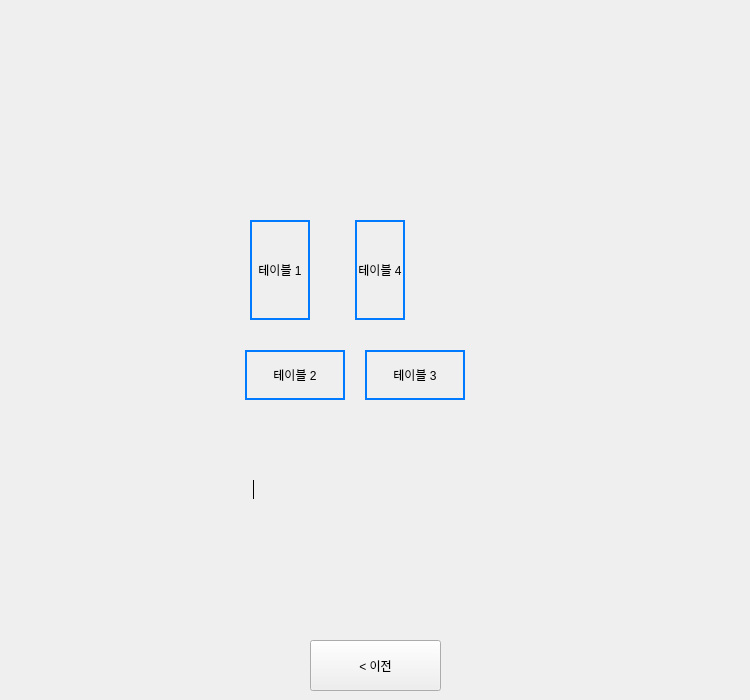
    <widget class="QWidget" name="page_2">
     <widget class="QLabel" name="label_10">
      <property name="geometry">
       <rect>
        <x>365</x>
        <y>350</y>
        <width>100</width>
        <height>50</height>
       </rect>
      </property>
      <property name="styleSheet">
       <string notr="true">border: 2px solid #007bff; /* 파란색 테두리 */</string>
      </property>
      <property name="text">
       <string>테이블 3</string>
      </property>
      <property name="alignment">
       <set>Qt::AlignCenter</set>
      </property>
     </widget>
     <widget class="QLabel" name="label_9">
      <property name="geometry">
       <rect>
        <x>245</x>
        <y>350</y>
        <width>100</width>
        <height>50</height>
       </rect>
      </property>
      <property name="styleSheet">
       <string notr="true">border: 2px solid #007bff; /* 파란색 테두리 */</string>
      </property>
      <property name="text">
       <string>테이블 2</string>
      </property>
      <property name="alignment">
       <set>Qt::AlignCenter</set>
      </property>
     </widget>
     <widget class="QLabel" name="label_8">
      <property name="geometry">
       <rect>
        <x>250</x>
        <y>220</y>
        <width>60</width>
        <height>100</height>
       </rect>
      </property>
      <property name="styleSheet">
       <string notr="true">border: 2px solid #007bff; /* 파란색 테두리 */</string>
      </property>
      <property name="text">
       <string>테이블 1</string>
      </property>
      <property name="alignment">
       <set>Qt::AlignCenter</set>
      </property>
      <property name="wordWrap">
       <bool>true</bool>
      </property>
     </widget>
     <widget class="QLabel" name="label_11">
      <property name="geometry">
       <rect>
        <x>355</x>
        <y>220</y>
        <width>50</width>
        <height>100</height>
       </rect>
      </property>
      <property name="styleSheet">
       <string notr="true">border: 2px solid #007bff; /* 파란색 테두리 */</string>
      </property>
      <property name="text">
       <string>테이블 4</string>
      </property>
      <property name="alignment">
       <set>Qt::AlignCenter</set>
      </property>
      <property name="wordWrap">
       <bool>true</bool>
      </property>
     </widget>
     <widget class="QPushButton" name="prev_btn">
      <property name="geometry">
       <rect>
        <x>310</x>
        <y>640</y>
        <width>131</width>
        <height>51</height>
       </rect>
      </property>
      <property name="styleSheet">
       <string notr="true">font: 16pt &quot;Ubuntu Sans&quot;;</string>
      </property>
      <property name="text">
       <string>&lt; 이전</string>
      </property>
     </widget>
     <widget class="QLabel" name="label_7">
      <property name="geometry">
       <rect>
        <x>30</x>
        <y>10</y>
        <width>711</width>
        <height>621</height>
       </rect>
      </property>
      <property name="text">
       <string/>
      </property>
      <property name="pixmap">
       <pixmap>../../../../data/fourtable.pgm</pixmap>
      </property>
      <property name="scaledContents">
       <bool>true</bool>
      </property>
     </widget>
     <widget class="QLabel" name="pinky_status">
      <property name="geometry">
       <rect>
        <x>220</x>
        <y>480</y>
        <width>66</width>
        <height>19</height>
       </rect>
      </property>
      <property name="frameShape">
       <enum>QFrame::VLine</enum>
      </property>
      <property name="text">
       <string/>
      </property>
     </widget>
     <widget class="QLabel" name="pinky1">
      <property name="geometry">
       <rect>
        <x>110</x>
        <y>90</y>
        <width>66</width>
        <height>19</height>
       </rect>
      </property>
      <property name="text">
       <string/>
      </property>
     </widget>
     <zorder>label_7</zorder>
     <zorder>label_10</zorder>
     <zorder>label_9</zorder>
     <zorder>label_8</zorder>
     <zorder>label_11</zorder>
     <zorder>prev_btn</zorder>
     <zorder>pinky_status</zorder>
     <zorder>pinky1</zorder>
    </widget>
